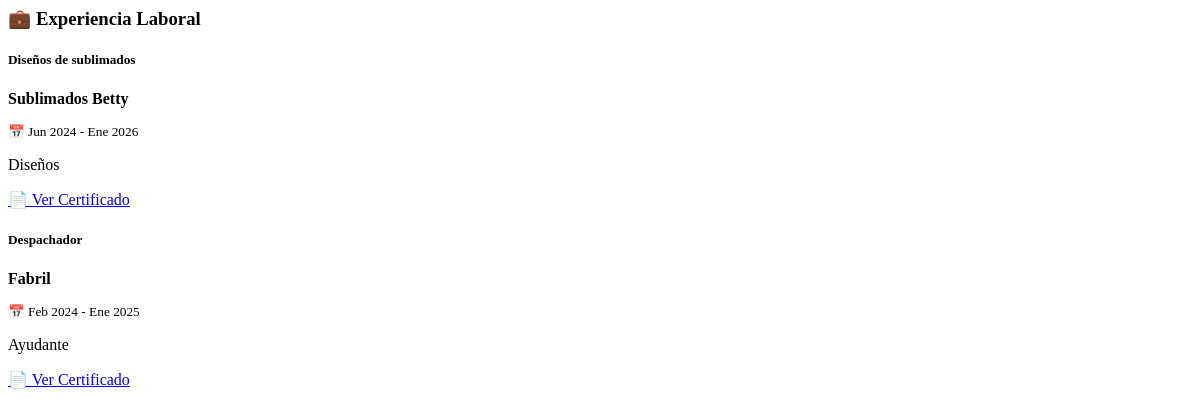
Before: /experiencia/ with the older database file.
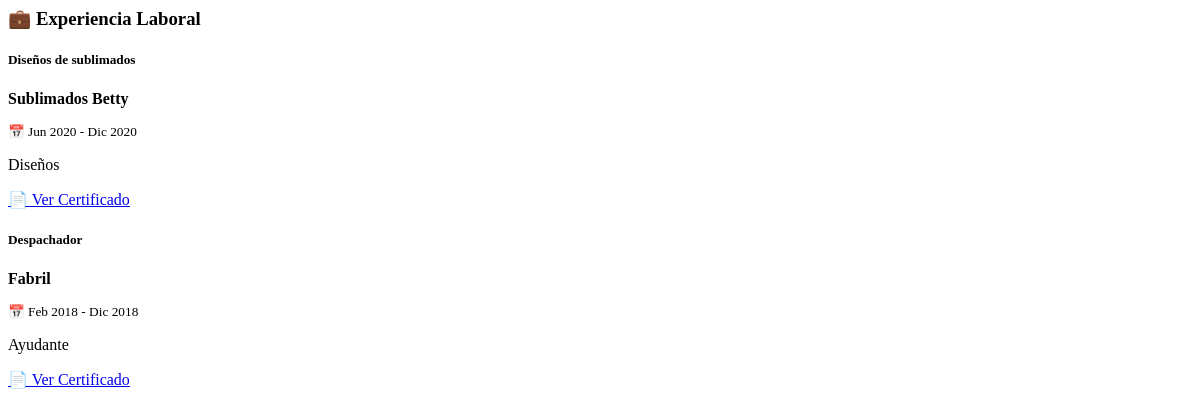
After: the same page with the newer database file.
### curriculum/models.py (models this page shows, shortened)
class ExperienciaLaboral(models.Model):
    idexperiencialaboral = models.AutoField(primary_key=True)
    idperfilconqueestaactivo = models.ForeignKey(DatosPersonales, on_delete=models.CASCADE, related_name='experiencias')
    cargodesempenado = models.CharField(max_length=100)
    nombrempresa = models.CharField(max_length=50)
    lugarempresa = models.CharField(max_length=50, blank=True, null=True)
    emailempresa = models.EmailField(max_length=100, blank=True, null=True)
    sitiowebempresa = models.CharField(max_length=100, blank=True, null=True)
    nombrecontactoempresarial = models.CharField(max_length=100, blank=True, null=True)
    telefonocontactoempresarial = models.CharField(max_length=60, blank=True, null=True)
    fechainiciogestion = models.DateField(validators=[validar_fecha_no_futura])
    fechafingestion = models.DateField(blank=True, null=True, validators=[validar_fecha_no_futura])
    descripcionfunciones = models.TextField(blank=True, null=True)
    activarparaqueseveaenfront = models.BooleanField(default=True)
    rutacertificado = models.FileField(upload_to='certificados/experiencia/', blank=True, null=True)
    class Meta:
        db_table = 'experiencialaboral'
        ordering = ['-fechainiciogestion'] # Cronología descendente

### curriculum/views.py (the view)
# urls.py: path('experiencia/', experiencia, name='experiencia'),
def experiencia(request):
    perfil = get_object_or_404(DatosPersonales, perfilactivo=1)
    context = {'perfil': perfil}
    return render(request, 'experiencia.html', context)

### curriculum/templatetags/archivo_filters.py (called while the page is built)
@register.filter
def basename(value):
    if value:
        return os.path.basename(str(value))
    return value

### templates/experiencia.html
{% if perfil.mostrar_experiencia %}
<section class="mb-5">
    <div class="card border-0 shadow">
        <div class="card-header bg-primary text-white">
            <h3 class="mb-0">💼 Experiencia Laboral</h3>
        </div>
        <div class="card-body">
            {% for exp in perfil.experiencias.all %}
                {% if exp.activarparaqueseveaenfront %}
                    <div class="mb-4 pb-4 border-bottom">
                        <h5 class="text-primary">{{ exp.cargodesempenado }}</h5>
                        <p class="text-muted mb-2"><strong>{{ exp.nombrempresa }}</strong></p>
                        <small class="text-muted">
                            📅 {{ exp.fechainiciogestion|date:"M Y" }} -
                            {% if exp.fechafingestion %}{{ exp.fechafingestion|date:"M Y" }}{% else %}<em>Actual</em>{% endif %}
                        </small>
                        {% if exp.descripcionfunciones %}
                            <p class="mt-2">{{ exp.descripcionfunciones }}</p>
                        {% endif %}
                        {% load archivo_filters %}
                        {% if exp.rutacertificado %}
                            {% with filename=exp.rutacertificado.name|basename %}
                            <p class="mt-2">
                                <a href="/imagen/certificados/experiencia/{{ filename }}/" class="btn btn-sm btn-primary" target="_blank">
                                    📄 Ver Certificado
                                </a>
                            </p>
                            {% endwith %}
                        {% endif %}
                    </div>
                {% endif %}
            {% empty %}
                <p class="text-muted">No hay experiencia registrada aún.</p>
            {% endfor %}
        </div>
    </div>
</section>
{% endif %}

Changed rows visible on the page:
changed ExperienciaLaboral "Sublimados Betty": fechainiciogestion "Jun 2024" → "Jun 2020"; fechafingestion "Ene 2026" → "Dic 2020"
changed ExperienciaLaboral "Fabril": fechainiciogestion "Feb 2024" → "Feb 2018"; fechafingestion "Ene 2025" → "Dic 2018"
